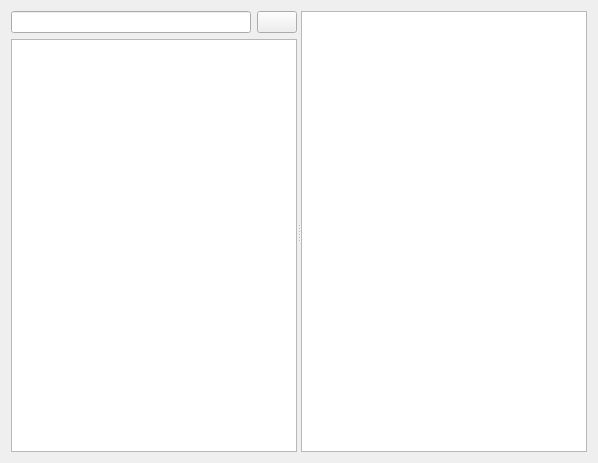
<?xml version="1.0" encoding="UTF-8"?>
<ui version="4.0">
 <class>CAuxDictionary</class>
 <widget class="QDialog" name="CAuxDictionary">
  <property name="geometry">
   <rect>
    <x>0</x>
    <y>0</y>
    <width>598</width>
    <height>463</height>
   </rect>
  </property>
  <property name="windowTitle">
   <string>Dictionary</string>
  </property>
  <layout class="QVBoxLayout" name="verticalLayout_2">
   <item>
    <widget class="QSplitter" name="verticalSplitter">
     <property name="orientation">
      <enum>Qt::Horizontal</enum>
     </property>
     <widget class="QWidget" name="layoutWidget">
      <layout class="QVBoxLayout" name="verticalLayout">
       <item>
        <layout class="QHBoxLayout" name="horizontalLayout">
         <item>
          <widget class="QLineEdit" name="editWord"/>
         </item>
         <item>
          <widget class="QPushButton" name="btnClear">
           <property name="text">
            <string/>
           </property>
           <property name="autoDefault">
            <bool>false</bool>
           </property>
          </widget>
         </item>
        </layout>
       </item>
       <item>
        <widget class="QListWidget" name="listWords"/>
       </item>
      </layout>
     </widget>
     <widget class="QTextBrowser" name="browser">
      <property name="openLinks">
       <bool>false</bool>
      </property>
     </widget>
    </widget>
   </item>
  </layout>
 </widget>
 <tabstops>
  <tabstop>editWord</tabstop>
  <tabstop>btnClear</tabstop>
  <tabstop>listWords</tabstop>
 </tabstops>
 <resources/>
 <connections>
  <connection>
   <sender>btnClear</sender>
   <signal>clicked()</signal>
   <receiver>editWord</receiver>
   <slot>clear()</slot>
   <hints>
    <hint type="sourcelabel">
     <x>389</x>
     <y>22</y>
    </hint>
    <hint type="destinationlabel">
     <x>329</x>
     <y>22</y>
    </hint>
   </hints>
  </connection>
 </connections>
</ui>
